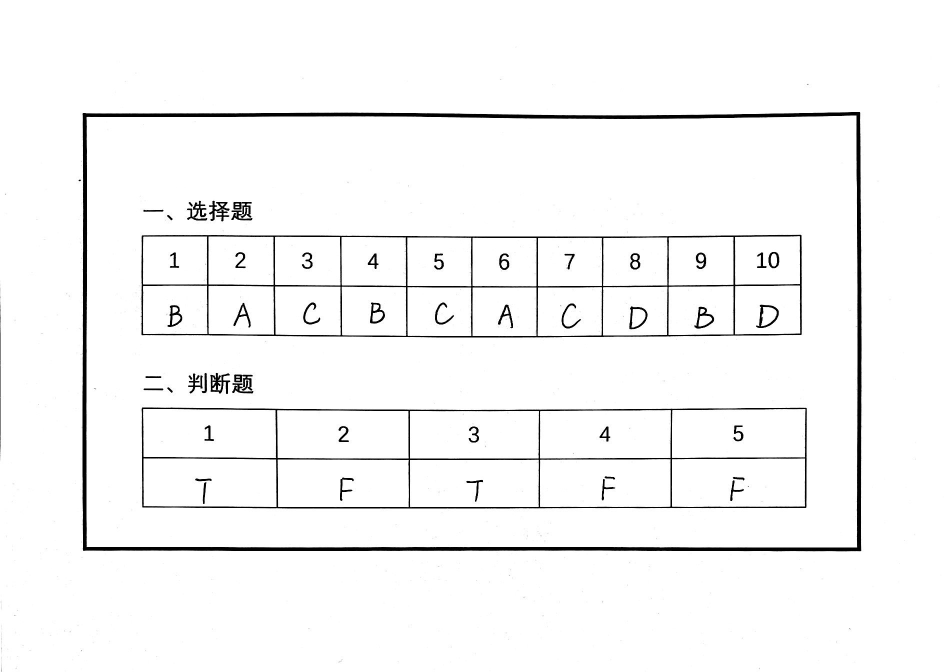
#> input picture answer recognition/rect_data/201992007.png, 1888 x 1344 px (shown at 1/2 size)
$ python image_process.py
#> lines starting #> are read from the running program, lines starting #| are printed output that depends on the picture; after the words box and inside, x2 and y2 are one past the last pixel; in counts of white or black regions, pixels touching at a corner belong together
import cv2
from imutils.perspective import four_point_transform


def image_process(image_path, file):
#> called with image_path = 'rect_data/201992007.png', file = '201992007.png'
    image = cv2.imread(image_path)
#> image is the input picture: shape (1344, 1888, 3); min 0, max 255, mean 246.6
    # cv2.namedWindow('origin', 0)
    # cv2.imshow('origin', image)
    # cv2.waitKey(0)
    orig = image.copy()  # copy()不对原图改变
    # w,h缩小为原来5倍
    # resize_image = cv2.resize(orig, None, fx=0.2, fy=0.2)

    # 预处理操作
    # 灰度化
    # gray = cv2.cvtColor(resize_image, cv2.COLOR_BGR2GRAY)
    gray = cv2.cvtColor(orig, cv2.COLOR_BGR2GRAY)
    # 高斯模糊
    gray = cv2.GaussianBlur(gray, (5, 5), 0)

    edged = cv2.Canny(gray, 75, 200)
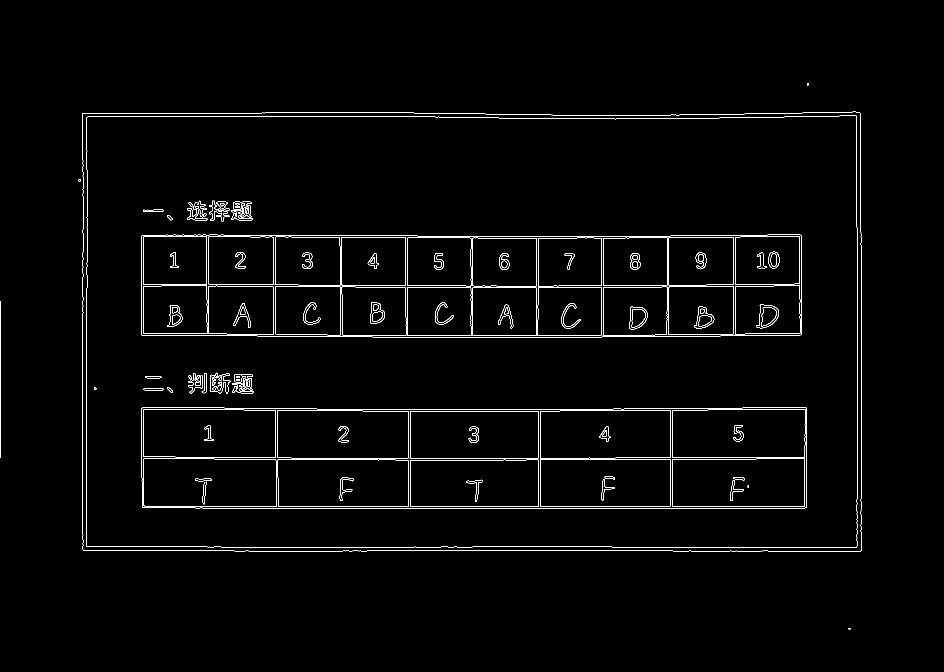
#> edged: shape (1344, 1888) (shown at 1/2 size); 1.6% white in thin lines or dots, all inside (x1, y1, x2, y2) = (1, 167, 1724, 1260)

    orig = image.copy()  # copy()不对原图改变

    # 轮廓检测
    cnts, hierancy = cv2.findContours(edged.copy(), cv2.RETR_LIST, cv2.CHAIN_APPROX_SIMPLE)
#> cnts = 242 contours, 38 with area under 20; largest, box (x1, y1, x2, y2) and area: (164, 223, 1724, 1103) 1361234, (164, 223, 1724, 1103) 1361231, (172, 230, 1716, 1096) 1324492, (172, 230, 1716, 1096) 1324490, (282, 469, 1604, 676) 266307
    # 找出图像中的轮廓
    cnts = sorted(cnts, key=cv2.contourArea, reverse=True)[:3]  # 将轮廓按照面积的大小进行排序，并且选出前3个最大的轮廓
#> cnts = 3 contours; box (x1, y1, x2, y2) and area: (164, 223, 1724, 1103) 1361234, (164, 223, 1724, 1103) 1361231, (172, 230, 1716, 1096) 1324492
    # print('cnts', cnts[0])

    for c in cnts:
        peri = cv2.arcLength(c, True)  # 计算封闭轮廓的周长
        area = cv2.contourArea(c, True)
        # [8 lines of commented-out code are left out]
        approx = cv2.approxPolyDP(c, 0.02 * peri, True)  # 检测出来的轮廓可能是离散的点，故因在此做近似计算，使其形成一个矩形
        # [4 lines of commented-out code are left out]
        if len(approx) == 4:  # 如果检测出来的是矩形，则赋值
            screenCnt = approx
#> this loop made 3 passes
#> (peri, area, screenCnt) on passes 1 to 3: (4917.5, -1361234, [[1719, 224], [165, 226], [166, 1101], [1721, 1102]]), (4915.2, 1361231, [[1720, 226], [1720, 1102], [166, 1100], [166, 226]]), (4852.8, -1324491.5, [[1712, 231], [173, 234], [173, 1093], [1713, 1094]])

    # 透视变换：摆正图像内容
    # 透视变换摆正图像时候直接乘以1/fx即可（此处5倍）
    # wraped = four_point_transform(orig, screenCnt.reshape(4, 2) * 5)
    wraped = four_point_transform(orig, screenCnt.reshape(4, 2))
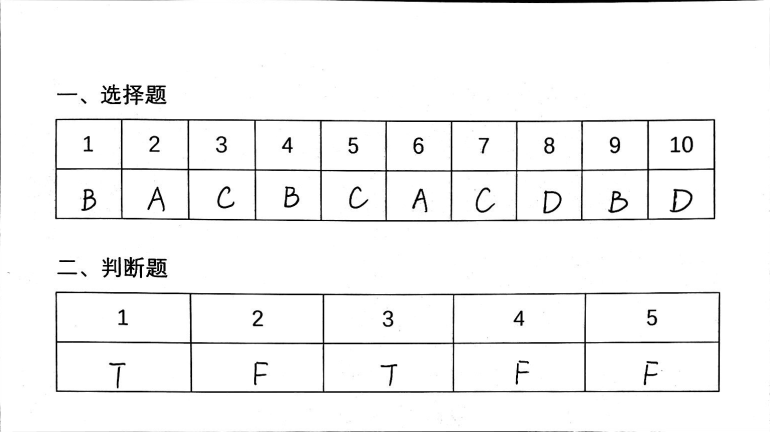
#> wraped: shape (863, 1540, 3) (shown at 1/2 size); min 0, max 255, mean 245.2
    # [4 lines of commented-out code are left out]

    cv2.imwrite('./processed_data/'+file, wraped)
    return './processed_data/'+file


if __name__ == "__main__":
    print(image_process("rect_data/201992007.png", "201992007.png"))

$ run again, with answer recognition/rect_data/201992027.png copied over answer recognition/rect_data/201992007.png
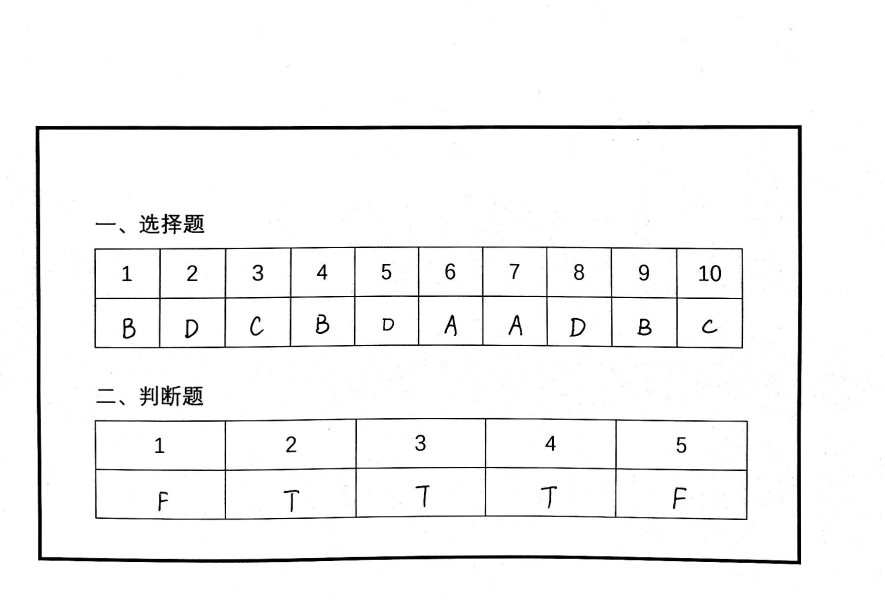
#> input picture answer recognition/rect_data/201992027.png, 1770 x 1199 px (shown at 1/2 size)
#> in image_process, image is the input picture: shape (1199, 1770, 3); min 0, max 255, mean 245.8
#> in image_process, `edged = cv2.Canny(gray, 75, 200)`:
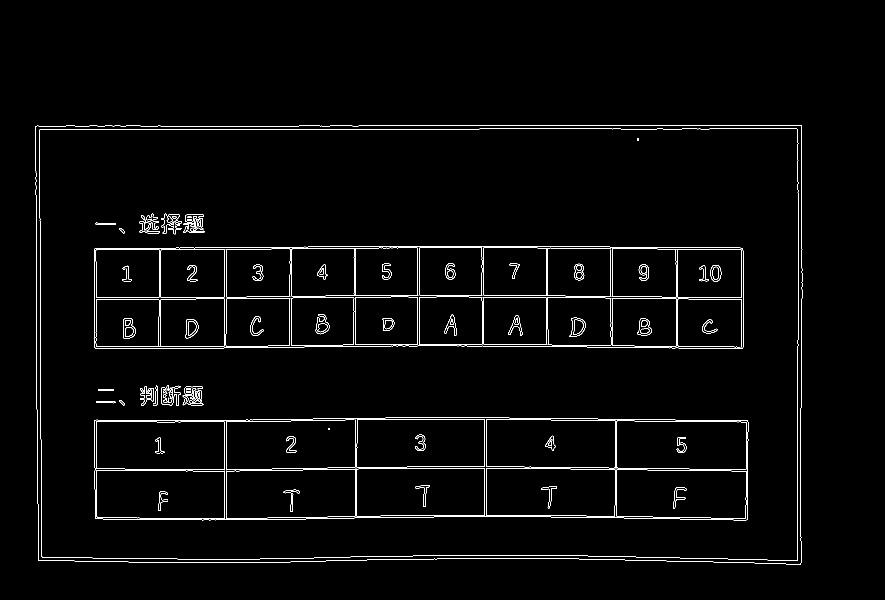
#> edged: shape (1199, 1770) (shown at 1/2 size); 1.9% white in thin lines or dots, all inside (x1, y1, x2, y2) = (71, 250, 1605, 1130)
#> in image_process, `cnts, hierancy = cv2.findContours(edged.copy(), cv2.RETR_LIST, cv2.CHA..`: cnts = 219 contours, 36 with area under 20; largest, box (x1, y1, x2, y2) and area: (71, 250, 1605, 1130) 1330950, (71, 250, 1605, 1130) 1330947, (78, 257, 1597, 1122) 1297066, (78, 257, 1597, 1122) 1297062, (188, 492, 1487, 698) 259823
#> in image_process, `cnts = sorted(cnts, key=cv2.contourArea, reverse=True)[:3]`: cnts = 3 contours; box (x1, y1, x2, y2) and area: (71, 250, 1605, 1130) 1330950, (71, 250, 1605, 1130) 1330947, (78, 257, 1597, 1122) 1297066
#> the loop in image_process, `for c in cnts:` made 3 passes
#> (peri, area, screenCnt) on passes 1 to 3: (4840.9, -1330950, [[1603, 251], [71, 252], [76, 1120], [1601, 1128]]), (4838.6, 1330947, [[1603, 252], [1599, 1129], [76, 1119], [72, 252]]), (4777.1, -1297066, [[1595, 258], [79, 259], [83, 1113], [1594, 1121]])
#> in image_process, `wraped = four_point_transform(orig, screenCnt.reshape(4, 2))`:
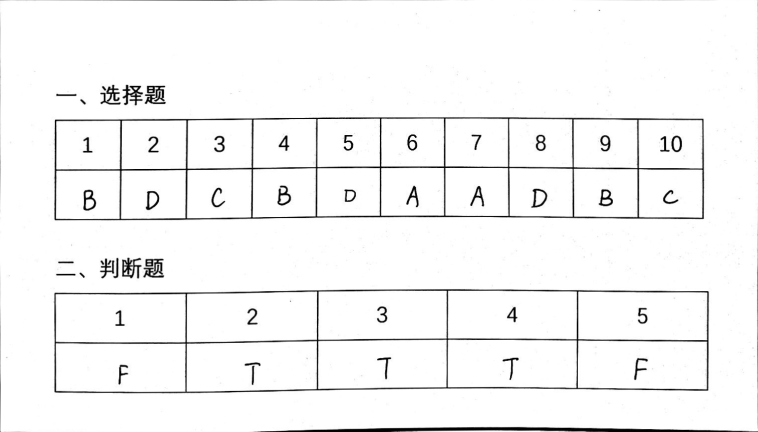
#> wraped: shape (863, 1516, 3) (shown at 1/2 size); min 0, max 255, mean 245.6

$ run again, with answer recognition/rect_data/201992036.png copied over answer recognition/rect_data/201992007.png
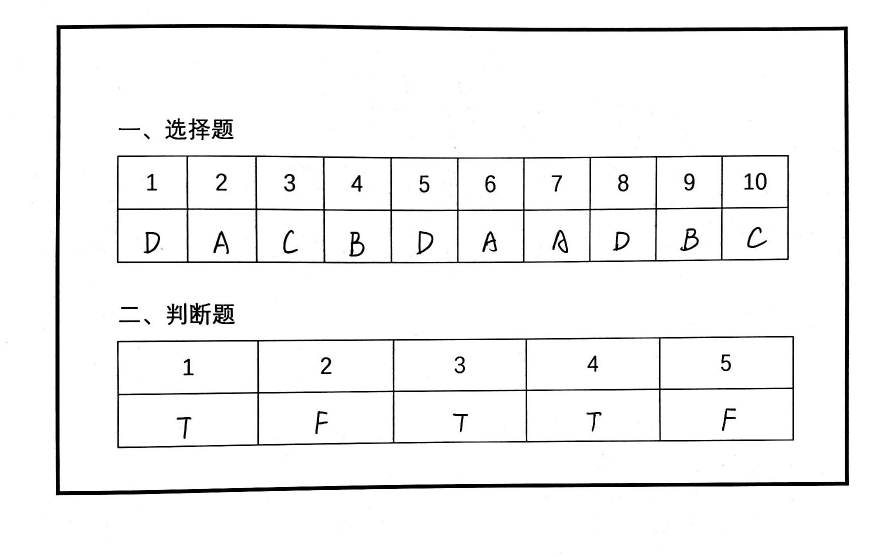
#> input picture answer recognition/rect_data/201992036.png, 1756 x 1114 px (shown at 1/2 size)
#> in image_process, image is the input picture: shape (1114, 1756, 3); min 0, max 255, mean 243.4
#> in image_process, `edged = cv2.Canny(gray, 75, 200)`:
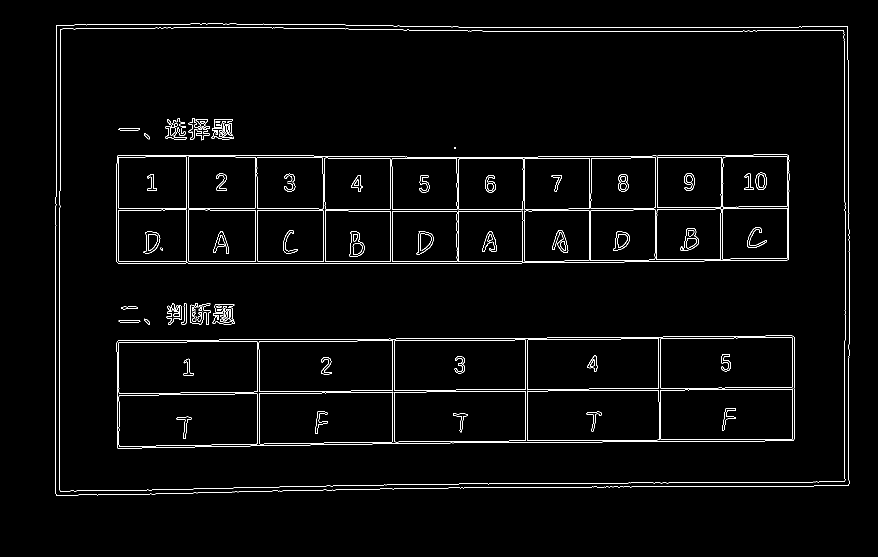
#> edged: shape (1114, 1756) (shown at 1/2 size); 2.1% white in thin lines or dots, all inside (x1, y1, x2, y2) = (110, 47, 1699, 991)
#> in image_process, `cnts, hierancy = cv2.findContours(edged.copy(), cv2.RETR_LIST, cv2.CHA..`: cnts = 226 contours, 24 with area under 20; largest, box (x1, y1, x2, y2) and area: (110, 47, 1699, 991) 1468713, (110, 47, 1699, 991) 1468711, (118, 55, 1691, 983) 1429663, (118, 55, 1691, 983) 1429661, (233, 309, 1579, 527) 286282
#> in image_process, `cnts = sorted(cnts, key=cv2.contourArea, reverse=True)[:3]`: cnts = 3 contours; box (x1, y1, x2, y2) and area: (110, 47, 1699, 991) 1468713, (110, 47, 1699, 991) 1468711, (118, 55, 1691, 983) 1429663
#> the loop in image_process, `for c in cnts:` made 3 passes
#> (peri, area, screenCnt) on passes 1 to 3: (5109.3, -1468713, [[113, 50], [112, 990], [1697, 970], [1695, 53]]), (5107, 1468711, [[113, 51], [1694, 53], [1697, 969], [113, 990]]), (5035.7, -1429663, [[121, 58], [120, 982], [1689, 963], [1687, 60]])
#> in image_process, `wraped = four_point_transform(orig, screenCnt.reshape(4, 2))`:
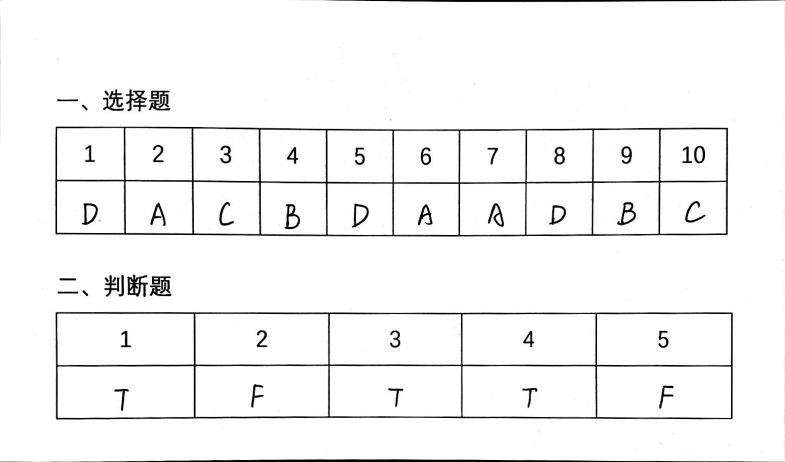
#> wraped: shape (924, 1569, 3) (shown at 1/2 size); min 0, max 255, mean 244.8

$ run again, with answer recognition/rect_data/201992055.png copied over answer recognition/rect_data/201992007.png
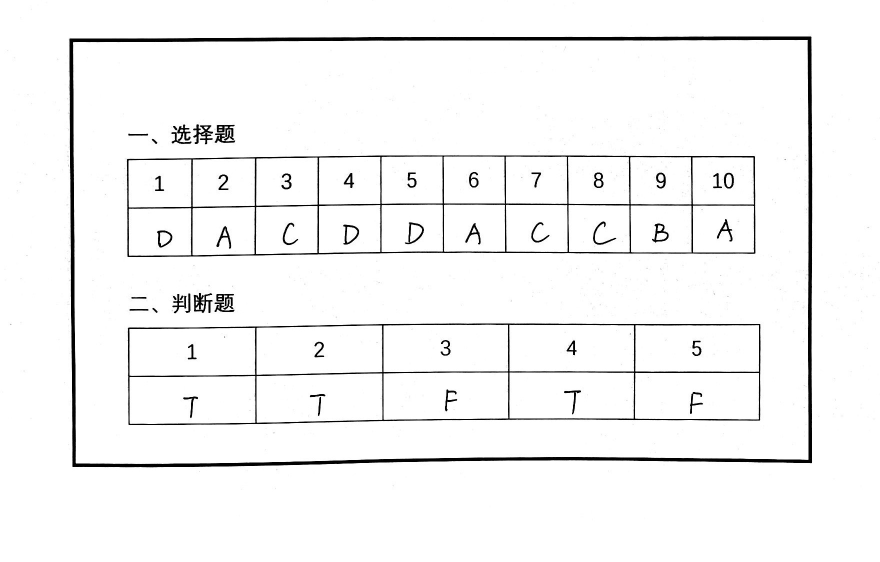
#> input picture answer recognition/rect_data/201992055.png, 1760 x 1123 px (shown at 1/2 size)
#> in image_process, image is the input picture: shape (1123, 1760, 3); min 0, max 255, mean 245.4
#> in image_process, `edged = cv2.Canny(gray, 75, 200)`:
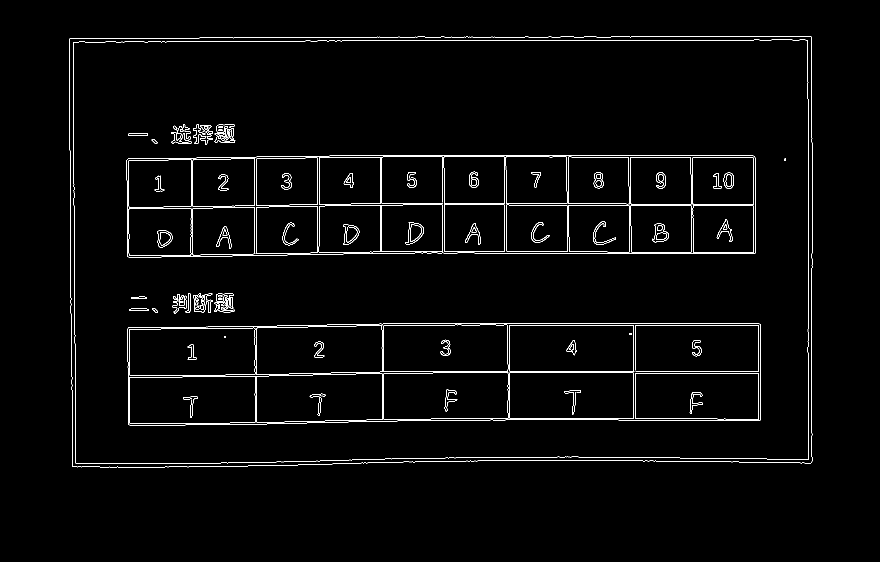
#> edged: shape (1123, 1760) (shown at 1/2 size); 2% white in thin lines or dots, all inside (x1, y1, x2, y2) = (138, 72, 1625, 935)
#> in image_process, `cnts, hierancy = cv2.findContours(edged.copy(), cv2.RETR_LIST, cv2.CHA..`: cnts = 223 contours, 41 with area under 20; largest, box (x1, y1, x2, y2) and area: (138, 72, 1625, 935) 1262598, (138, 72, 1625, 935) 1262596, (146, 79, 1618, 928) 1229944, (146, 79, 1618, 928) 1229942, (253, 310, 1511, 515) 246584
#> in image_process, `cnts = sorted(cnts, key=cv2.contourArea, reverse=True)[:3]`: cnts = 3 contours; box (x1, y1, x2, y2) and area: (138, 72, 1625, 935) 1262598, (138, 72, 1625, 935) 1262596, (146, 79, 1618, 928) 1229944
#> the loop in image_process, `for c in cnts:` made 3 passes
#> (peri, area, screenCnt) on passes 1 to 3: (4750.6, -1262597.5, [[1622, 73], [139, 77], [145, 933], [1623, 925]]), (4748.3, 1262595.5, [[1622, 74], [1621, 926], [144, 931], [140, 77]]), (4692.5, -1229944.5, [[1615, 80], [146, 84], [151, 926], [1616, 919]])
#> in image_process, `wraped = four_point_transform(orig, screenCnt.reshape(4, 2))`:
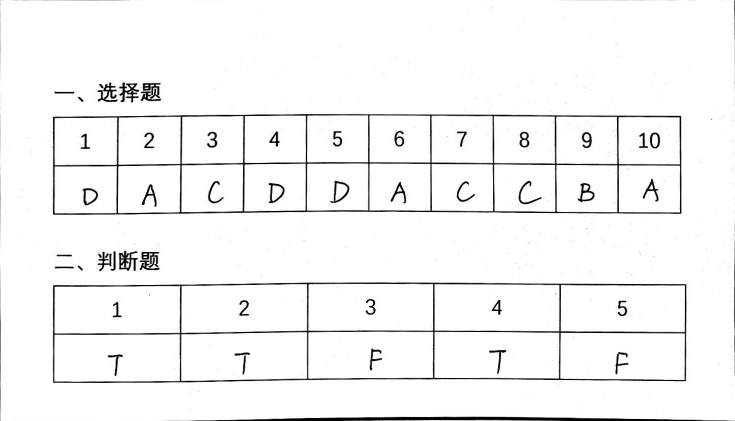
#> wraped: shape (842, 1469, 3) (shown at 1/2 size); min 0, max 255, mean 245.1
